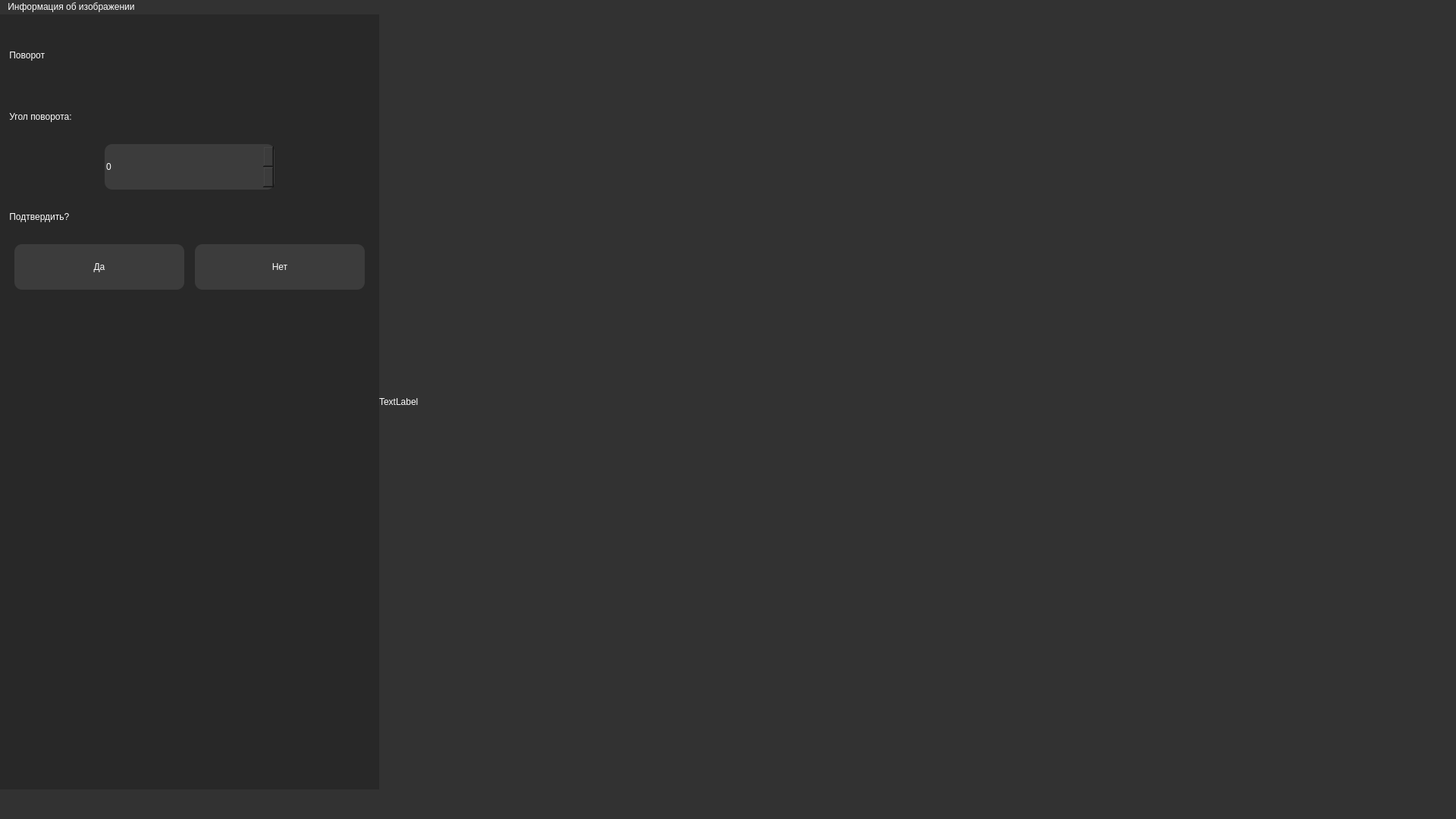
<?xml version="1.0" encoding="UTF-8"?>
<ui version="4.0">
 <class>MainWindow</class>
 <widget class="QMainWindow" name="MainWindow">
  <property name="geometry">
   <rect>
    <x>0</x>
    <y>0</y>
    <width>1920</width>
    <height>1080</height>
   </rect>
  </property>
  <property name="minimumSize">
   <size>
    <width>1920</width>
    <height>1080</height>
   </size>
  </property>
  <property name="maximumSize">
   <size>
    <width>1920</width>
    <height>1080</height>
   </size>
  </property>
  <property name="windowTitle">
   <string>MainWindow</string>
  </property>
  <property name="styleSheet">
   <string notr="true">background-color: rgb(50, 50, 50);
font: 16pt &quot;Arial&quot;;
color:rgb(255, 255, 255);</string>
  </property>
  <widget class="QWidget" name="centralwidget">
   <widget class="QLabel" name="background_label">
    <property name="geometry">
     <rect>
      <x>0</x>
      <y>0</y>
      <width>1920</width>
      <height>1022</height>
     </rect>
    </property>
    <property name="minimumSize">
     <size>
      <width>1920</width>
      <height>1022</height>
     </size>
    </property>
    <property name="maximumSize">
     <size>
      <width>1920</width>
      <height>1022</height>
     </size>
    </property>
    <property name="text">
     <string/>
    </property>
    <property name="pixmap">
     <pixmap>../../../Desktop/background_dark.png</pixmap>
    </property>
    <property name="scaledContents">
     <bool>true</bool>
    </property>
   </widget>
   <widget class="QWidget" name="widget" native="true">
    <property name="geometry">
     <rect>
      <x>0</x>
      <y>0</y>
      <width>1920</width>
      <height>1022</height>
     </rect>
    </property>
    <property name="minimumSize">
     <size>
      <width>1920</width>
      <height>1022</height>
     </size>
    </property>
    <property name="maximumSize">
     <size>
      <width>1920</width>
      <height>1022</height>
     </size>
    </property>
    <property name="styleSheet">
     <string notr="true">background-color: rgba(255, 0, 0, 0);</string>
    </property>
    <layout class="QGridLayout" name="gridLayout_5">
     <property name="leftMargin">
      <number>0</number>
     </property>
     <property name="topMargin">
      <number>0</number>
     </property>
     <property name="rightMargin">
      <number>0</number>
     </property>
     <property name="bottomMargin">
      <number>0</number>
     </property>
     <property name="spacing">
      <number>0</number>
     </property>
     <item row="0" column="1">
      <widget class="QLabel" name="label_image">
       <property name="minimumSize">
        <size>
         <width>0</width>
         <height>1022</height>
        </size>
       </property>
       <property name="maximumSize">
        <size>
         <width>16777215</width>
         <height>1022</height>
        </size>
       </property>
       <property name="text">
        <string>TextLabel</string>
       </property>
      </widget>
     </item>
     <item row="0" column="0">
      <widget class="QWidget" name="widget_2" native="true">
       <property name="minimumSize">
        <size>
         <width>500</width>
         <height>1022</height>
        </size>
       </property>
       <property name="maximumSize">
        <size>
         <width>500</width>
         <height>1022</height>
        </size>
       </property>
       <property name="styleSheet">
        <string notr="true">background-color:rgb(40, 40, 40);</string>
       </property>
       <layout class="QGridLayout" name="gridLayout">
        <item row="0" column="0">
         <layout class="QVBoxLayout" name="verticalLayout_2">
          <item>
           <layout class="QHBoxLayout" name="horizontalLayout_3">
            <property name="spacing">
             <number>0</number>
            </property>
            <item>
             <widget class="QLabel" name="label_2">
              <property name="minimumSize">
               <size>
                <width>330</width>
                <height>90</height>
               </size>
              </property>
              <property name="maximumSize">
               <size>
                <width>330</width>
                <height>90</height>
               </size>
              </property>
              <property name="styleSheet">
               <string notr="true">font: 40pt &quot;Arial&quot;;</string>
              </property>
              <property name="text">
               <string> Поворот</string>
              </property>
             </widget>
            </item>
            <item>
             <spacer name="horizontalSpacer_6">
              <property name="orientation">
               <enum>Qt::Horizontal</enum>
              </property>
              <property name="sizeHint" stdset="0">
               <size>
                <width>40</width>
                <height>20</height>
               </size>
              </property>
             </spacer>
            </item>
           </layout>
          </item>
          <item>
           <layout class="QVBoxLayout" name="verticalLayout_3">
            <item>
             <layout class="QHBoxLayout" name="horizontalLayout_16">
              <property name="spacing">
               <number>0</number>
              </property>
              <item>
               <widget class="QLabel" name="label_3">
                <property name="minimumSize">
                 <size>
                  <width>0</width>
                  <height>60</height>
                 </size>
                </property>
                <property name="maximumSize">
                 <size>
                  <width>16777215</width>
                  <height>60</height>
                 </size>
                </property>
                <property name="styleSheet">
                 <string notr="true">font: 28pt &quot;Arial&quot;;</string>
                </property>
                <property name="text">
                 <string> Угол поворота:</string>
                </property>
               </widget>
              </item>
              <item>
               <spacer name="horizontalSpacer_19">
                <property name="orientation">
                 <enum>Qt::Horizontal</enum>
                </property>
                <property name="sizeHint" stdset="0">
                 <size>
                  <width>40</width>
                  <height>20</height>
                 </size>
                </property>
               </spacer>
              </item>
             </layout>
            </item>
           </layout>
          </item>
          <item>
           <layout class="QHBoxLayout" name="horizontalLayout">
            <property name="spacing">
             <number>0</number>
            </property>
            <item>
             <spacer name="horizontalSpacer">
              <property name="orientation">
               <enum>Qt::Horizontal</enum>
              </property>
              <property name="sizeHint" stdset="0">
               <size>
                <width>40</width>
                <height>20</height>
               </size>
              </property>
             </spacer>
            </item>
            <item>
             <widget class="QSpinBox" name="spinBox">
              <property name="minimumSize">
               <size>
                <width>224</width>
                <height>60</height>
               </size>
              </property>
              <property name="maximumSize">
               <size>
                <width>244</width>
                <height>60</height>
               </size>
              </property>
              <property name="styleSheet">
               <string notr="true">background-color:rgb(60, 60, 60);
font: 30pt &quot;Arial&quot;;
color: rgb(255, 255, 255);
border-radius: 10px;</string>
              </property>
              <property name="minimum">
               <number>-180</number>
              </property>
              <property name="maximum">
               <number>180</number>
              </property>
             </widget>
            </item>
            <item>
             <spacer name="horizontalSpacer_2">
              <property name="orientation">
               <enum>Qt::Horizontal</enum>
              </property>
              <property name="sizeHint" stdset="0">
               <size>
                <width>40</width>
                <height>20</height>
               </size>
              </property>
             </spacer>
            </item>
           </layout>
          </item>
          <item>
           <layout class="QVBoxLayout" name="verticalLayout">
            <item>
             <layout class="QHBoxLayout" name="horizontalLayout_15">
              <property name="spacing">
               <number>0</number>
              </property>
              <item>
               <widget class="QLabel" name="label">
                <property name="minimumSize">
                 <size>
                  <width>0</width>
                  <height>60</height>
                 </size>
                </property>
                <property name="maximumSize">
                 <size>
                  <width>16777215</width>
                  <height>60</height>
                 </size>
                </property>
                <property name="styleSheet">
                 <string notr="true">font: 28pt &quot;Arial&quot;;</string>
                </property>
                <property name="text">
                 <string> Подтвердить?</string>
                </property>
               </widget>
              </item>
              <item>
               <spacer name="horizontalSpacer_18">
                <property name="orientation">
                 <enum>Qt::Horizontal</enum>
                </property>
                <property name="sizeHint" stdset="0">
                 <size>
                  <width>40</width>
                  <height>20</height>
                 </size>
                </property>
               </spacer>
              </item>
             </layout>
            </item>
            <item>
             <layout class="QHBoxLayout" name="horizontalLayout_11">
              <property name="spacing">
               <number>0</number>
              </property>
              <property name="leftMargin">
               <number>10</number>
              </property>
              <property name="rightMargin">
               <number>10</number>
              </property>
              <item>
               <widget class="QPushButton" name="pushButton_1">
                <property name="minimumSize">
                 <size>
                  <width>224</width>
                  <height>60</height>
                 </size>
                </property>
                <property name="maximumSize">
                 <size>
                  <width>224</width>
                  <height>60</height>
                 </size>
                </property>
                <property name="styleSheet">
                 <string notr="true">background-color:rgb(60, 60, 60);
font: 22pt &quot;Arial&quot;;
color: rgb(255, 255, 255);
border-radius: 10px;</string>
                </property>
                <property name="text">
                 <string>Да</string>
                </property>
               </widget>
              </item>
              <item>
               <spacer name="horizontalSpacer_14">
                <property name="orientation">
                 <enum>Qt::Horizontal</enum>
                </property>
                <property name="sizeHint" stdset="0">
                 <size>
                  <width>4</width>
                  <height>20</height>
                 </size>
                </property>
               </spacer>
              </item>
              <item>
               <widget class="QPushButton" name="pushButton_2">
                <property name="minimumSize">
                 <size>
                  <width>224</width>
                  <height>60</height>
                 </size>
                </property>
                <property name="maximumSize">
                 <size>
                  <width>224</width>
                  <height>60</height>
                 </size>
                </property>
                <property name="styleSheet">
                 <string notr="true">background-color:rgb(60, 60, 60);
font: 22pt &quot;Arial&quot;;
color: rgb(255, 255, 255);
border-radius: 10px;</string>
                </property>
                <property name="text">
                 <string>Нет</string>
                </property>
               </widget>
              </item>
             </layout>
            </item>
           </layout>
          </item>
          <item>
           <spacer name="verticalSpacer_2">
            <property name="orientation">
             <enum>Qt::Vertical</enum>
            </property>
            <property name="sizeHint" stdset="0">
             <size>
              <width>20</width>
              <height>40</height>
             </size>
            </property>
           </spacer>
          </item>
         </layout>
        </item>
       </layout>
      </widget>
     </item>
    </layout>
   </widget>
  </widget>
  <widget class="QMenuBar" name="menubar">
   <property name="geometry">
    <rect>
     <x>0</x>
     <y>0</y>
     <width>1920</width>
     <height>30</height>
    </rect>
   </property>
   <widget class="QMenu" name="menu_2">
    <property name="title">
     <string>Информация об изображении</string>
    </property>
    <addaction name="action_5"/>
    <addaction name="action_6"/>
    <addaction name="action_7"/>
    <addaction name="action_8"/>
   </widget>
   <addaction name="menu_2"/>
  </widget>
  <widget class="QStatusBar" name="statusbar"/>
  <action name="action">
   <property name="text">
    <string>Сохранить</string>
   </property>
   <property name="shortcut">
    <string>Ctrl+S</string>
   </property>
  </action>
  <action name="action_2">
   <property name="text">
    <string>Убрать</string>
   </property>
   <property name="shortcut">
    <string>Ctrl+R</string>
   </property>
  </action>
  <action name="action_4">
   <property name="text">
    <string>Загрузить</string>
   </property>
   <property name="shortcut">
    <string>Ctrl+Space</string>
   </property>
  </action>
  <action name="action_5">
   <property name="text">
    <string>Имя:</string>
   </property>
  </action>
  <action name="action_6">
   <property name="text">
    <string>Формат:</string>
   </property>
  </action>
  <action name="action_7">
   <property name="text">
    <string>Размеры:</string>
   </property>
  </action>
  <action name="action_8">
   <property name="text">
    <string>Цветовая модель:</string>
   </property>
  </action>
 </widget>
 <resources/>
 <connections/>
</ui>
